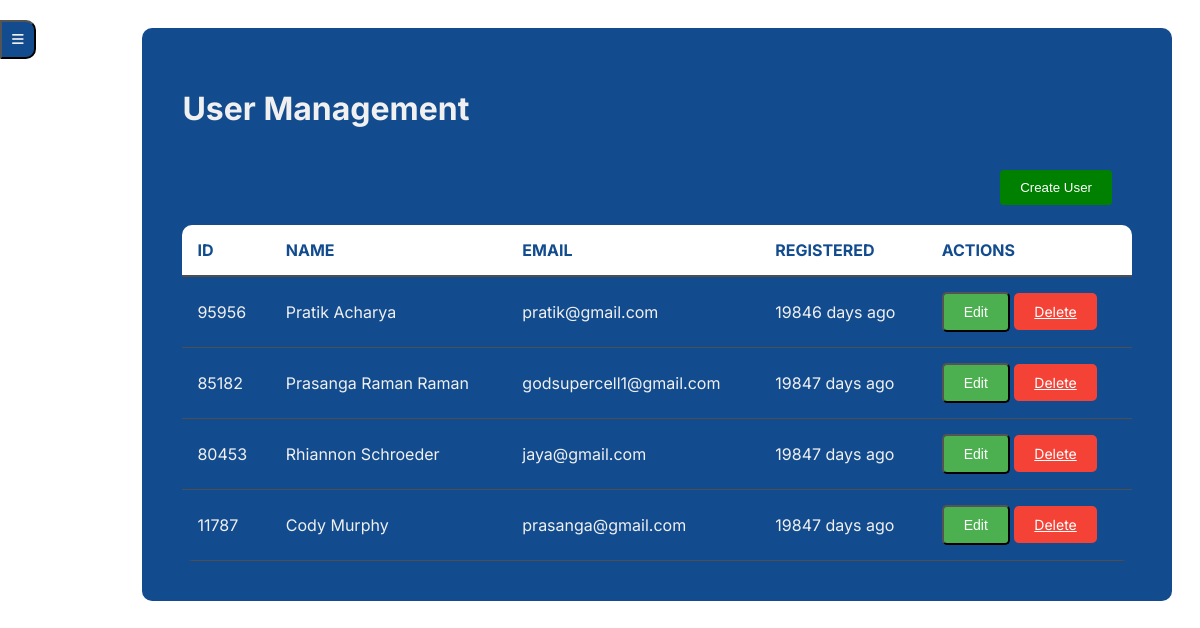
The page /admin/user.php on the database as committed earlier.
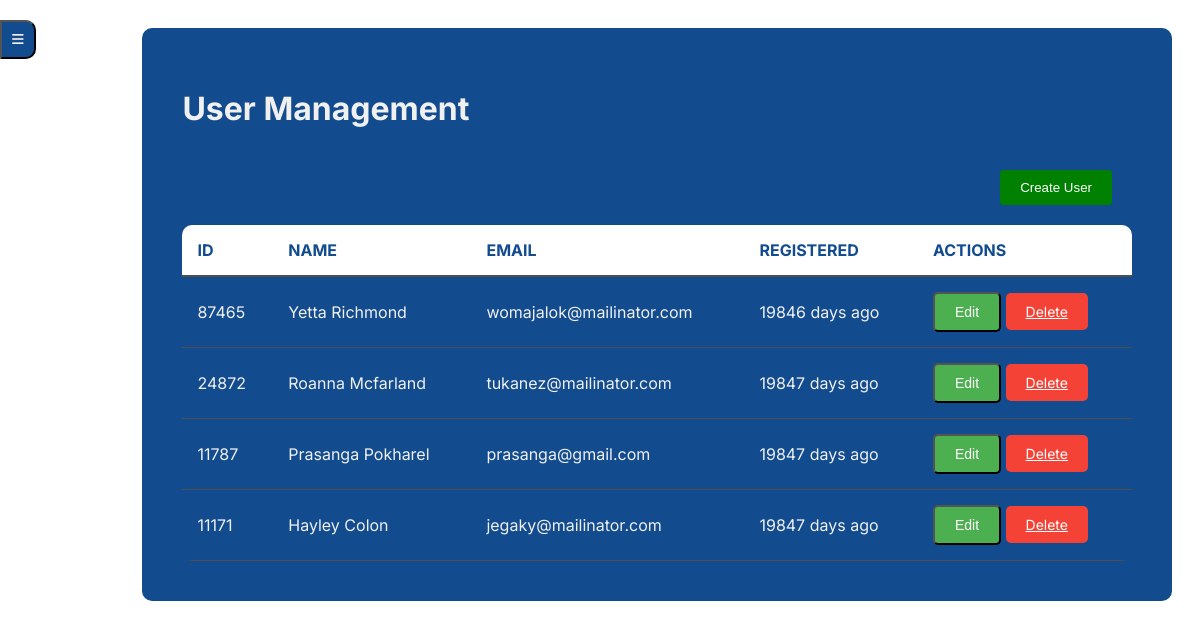
The same page on the database as committed later.
### tables this page shows
CREATE TABLE `users` (
  `id` int(11) NOT NULL,
  `user_id` int(11) NOT NULL,
  `name` varchar(100) NOT NULL,
  `email` varchar(100) NOT NULL,
  `password` varchar(255) NOT NULL,
  `age` int(11) NOT NULL,
  `weight` decimal(5,2) NOT NULL,
  `height` int(11) NOT NULL,
  `activity` enum('normal','intermediate','highly_active') NOT NULL,
  `profile_picture` varchar(255) DEFAULT NULL,
  `registration_time` timestamp NOT NULL DEFAULT current_timestamp(),
  `status` varchar(10) DEFAULT 'inactive'
);

### admin/user.php (the view, shortened to what this page needs)
<?php
include 'db_connection.php';
$query_users = "SELECT * FROM users ORDER BY user_id DESC";
$stmt_users = $pdo->prepare($query_users);
$stmt_users->execute();
$users = $stmt_users->fetchAll(PDO::FETCH_ASSOC);
function daysAgo($timestamp) {
    $current_time = time();
    $days = ($current_time - $timestamp) / (60 * 60 * 24);
    return round($days);
}
include 'navbar.php';
?>
<!DOCTYPE html>
<html lang="en">
<head>
    <link rel="stylesheet" href="./cssadmin/user.css">
</head>
<body>
    <div class="main-container">
        <div class="container">
            <div class="content">
                <h1>User Management</h1>
                <button class="usr" id="openRegisterModal" onclick="openRegisterModal()">Create User</button>
                <table>
                    <thead>
                        <tr>
                            <th>ID</th>
                            <th>Name</th>
                            <th>Email</th>
                            <th>Registered</th>
                            <th>Actions</th>
                        </tr>
                    </thead>
                    <tbody>
                        <?php foreach ($users as $user): ?>
                            <tr>
                                <td><?php echo $user['user_id']; ?></td>
                                <td><?php echo htmlspecialchars($user['name']); ?></td>
                                <td><?php echo htmlspecialchars($user['email']); ?></td>
                                <td><?php echo daysAgo($user['user_id']) . ' days ago'; ?></td>
                                <td>
                                    <button class="action-button edit-button" onclick="openEditModal(<?php echo $user['user_id']; ?>, '<?php echo htmlspecialchars($user['name']); ?>', '<?php echo htmlspecialchars($user['email']); ?>')">Edit</button>
                                    <a class="action-button delete-button" href="userdelete.php?user_id=<?php echo htmlspecialchars($user['user_id']); ?>">Delete</a>
                                </td>
                            </tr>
                        <?php endforeach; ?>
                    </tbody>
                </table>
            </div>
        </div>
    </div>
</body>
</html>

Rows that differ between the two databases and show on the page:
removed users: user "95956", name "Pratik Acharya", email "pratik@gmail.com", user "19846"
removed users: user "85182", name "Prasanga Raman Raman", email "godsupercell1@gmail.com", user "19847"
removed users: user "80453", name "Rhiannon Schroeder", email "jaya@gmail.com", user "19847"
added users: user "87465", name "Yetta Richmond", email "womajalok@mailinator.com", user "19846"
added users: user "24872", name "Roanna Mcfarland", email "tukanez@mailinator.com", user "19847"
changed users "prasanga@gmail.com": name "Cody Murphy" → "Prasanga Pokharel"
added users: user "11171", name "Hayley Colon", email "jegaky@mailinator.com", user "19847"
